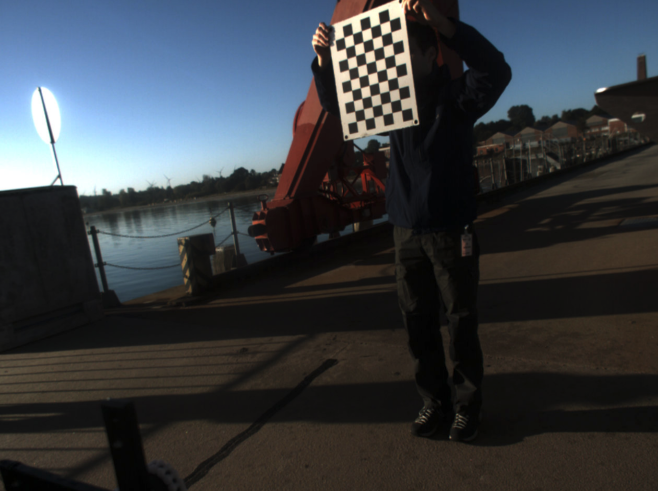
#> input picture test0.png, 1316 x 982 px (shown at 1/2 size)
$ python cornerDetect.py --input test0.png
#> lines starting #> are read from the running program, lines starting #| are printed output that depends on the picture; after the words box and inside, x2 and y2 are one past the last pixel; in counts of white or black regions, pixels touching at a corner belong together; long printed decimals are rounded
#> in main, src is the input picture: shape (982, 1316, 3); mean B, G, R 65.8, 60.9, 56.6
# from __future__ import print_function
import cv2 as cv
import numpy as np
import argparse
import random as rng

source_window = 'output'
maxTrackbar = 25
rng.seed(12345)
def goodFeaturesToTrack_Demo(val, src):
#> called with val = 100
    maxCorners = max(val, 1)
    # Parameters
    qualityLevel = 0.01
    minDistance = 10
    blockSize = 3
    gradientSize = 3
    useHarrisDetector = True
    k = 0.04
    copy = np.copy(src)
    # Apply corner detection, you can choose whether to use the harris corner detector
    corners = cv.goodFeaturesToTrack(cv.cvtColor(src, cv.COLOR_BGR2GRAY), maxCorners, qualityLevel, minDistance, None, \
        blockSize=blockSize, gradientSize=gradientSize, useHarrisDetector=useHarrisDetector, k=k)
#> corners = 100 rows, first 8: [801, 5], [775, 20], [798, 35], [738, 34], [121, 369], [780, 39], [707, 66], [827, 16]
    # Draw corners detected
    print('Number of corners detected:', corners.shape[0])
#| Number of corners detected: 100
    radius = 4
    for i in range(corners.shape[0]):
        cv.circle(copy, (corners[i,0,0], corners[i,0,1]), radius, \
            (0, 0, 255), cv.FILLED)
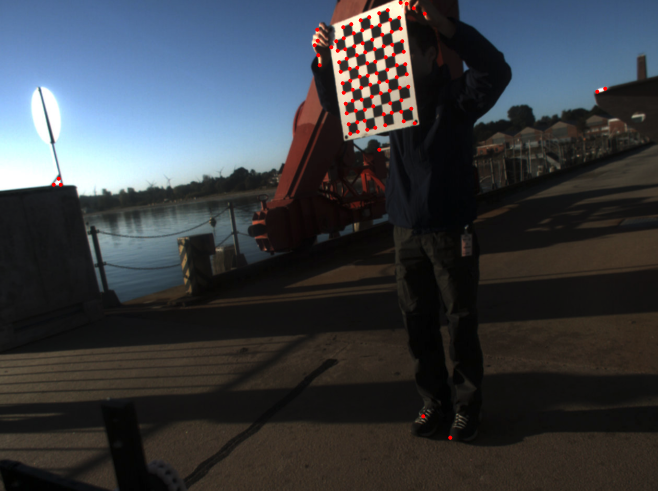
#> copy: shape (982, 1316, 3) (shown at 1/2 size); 0.38% of pixels changed, all inside (x1, y1, x2, y2) = (103, 1, 1215, 880)
    cv.namedWindow(source_window)
    cv.imshow(source_window, copy)
    winSize = (5, 5)
    zeroZone = (-1, -1)
    criteria = (cv.TERM_CRITERIA_EPS + cv.TermCriteria_COUNT, 40, 0.001)
#> criteria = (3, 40, 0.001)
    corners = cv.cornerSubPix(cv.cvtColor(src, cv.COLOR_BGR2GRAY), corners, winSize, zeroZone, criteria)
#> corners = 100 rows, first 8: [799.8, 6.93], [776.1, 18.15], [798.8, 34.04], [738.3, 32.85], [124, 368.9], [779.2, 41.37], [705.4, 68.53], [827.7, 18.54]
    # print corner
    for i in range(corners.shape[0]):
        print(" -- Refined Corner [", i, "]  (", corners[i,0,0], ",", corners[i,0,1], ")")
#> this loop made 100 passes
#|  -- Refined Corner [ 0 ]  ( 799.8468 , 6.927 )
#|  -- Refined Corner [ 1 ]  ( 776.0837 , 18.152 )
#|  -- Refined Corner [ 2 ]  ( 798.784 , 34.038 )
#|  -- Refined Corner [ 3 ]  ( 738.305 , 32.847 )
#|  -- Refined Corner [ 4 ]  ( 124.018 , 368.9183 )
#|  -- Refined Corner [ 5 ]  ( 779.2112 , 41.366 )
#|  -- Refined Corner [ 6 ]  ( 705.4324 , 68.527 )
#|  -- Refined Corner [ 7 ]  ( 827.6849 , 18.544 )
#> (further printed lines are left out)

def main():
    parser = argparse.ArgumentParser()
    parser.add_argument('--input', default='checkerboard.png')
    args = parser.parse_args()
    src = cv.imread(cv.samples.findFile(args.input))
    if src is None:
        print('Could not open the image:')
        exit(0)
    cv.namedWindow(source_window)
    maxCorners = 100
    cv.createTrackbar('Threshold: ', source_window, maxCorners, maxTrackbar, goodFeaturesToTrack_Demo)
    cv.imshow(source_window, src)
    goodFeaturesToTrack_Demo(maxCorners, src)
    cv.waitKey()

if __name__ == "__main__":
    main()
